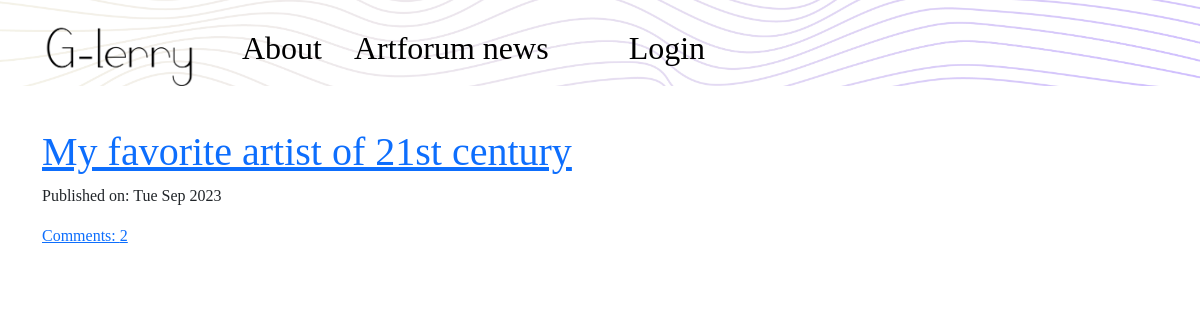
The page / on the database its author committed.
### blog/models.py (models this page shows, shortened)
class Post(models.Model):
    author = models.ForeignKey('auth.User', on_delete=models.CASCADE)
    title = models.CharField(max_length=200)
    text = models.TextField()
    create_date = models.DateTimeField(default=timezone.now)
    published_date = models.DateTimeField(blank=True, null=True)
    def approve_comments(self):
        return self.comments.filter(approved_comment=True)
    """
        The primary key patches to self.pk, after i create post, and i hit publication,
        go to post detail of the primary key of post i just created

    """

### blog/views.py (the view)
# urls.py: path('', views.PostListView.as_view(), name='post_list'),
class PostListView(ListView):
    model = Post
    def get_queryset(self):
        return Post.objects.filter(published_date__lte=timezone.now()).order_by('-published_date')
    """

    with get query set - set SQL query in model.
    Grab post model.all objects and filter them based on condition.
    --lte=less than or equal to current tiem and order them based by curent date (the dash means DESC order

    """

### blog/templates/blog/post_list.html
{% extends "blog/base.html" %}
{% block content %}
<div class="centerstage">
    {% for post in post_list %}
    <div class="post">
        <h1><a href="{% url 'post_detail' pk=post.pk %}">{{ post.title }}</a></h1>
        <div>
            <p>Published on: {{ post.published_date|date:"D M Y" }}</p>
        </div>
    <a href="{% url 'post_detail' pk=post.pk %}">Comments: {{ post.approve_comments.count }}</a>
    </div>
    {% endfor %}
</div>
{% endblock %}

### blog/static/css/blog.css (style rules this page uses)
* { font-family: 'Playfair Display', serif; }

### rows shown on the page
Post: title "My favorite artist of 21st century", published_date "Tue Sep 2023", approve_comments.count "2"
